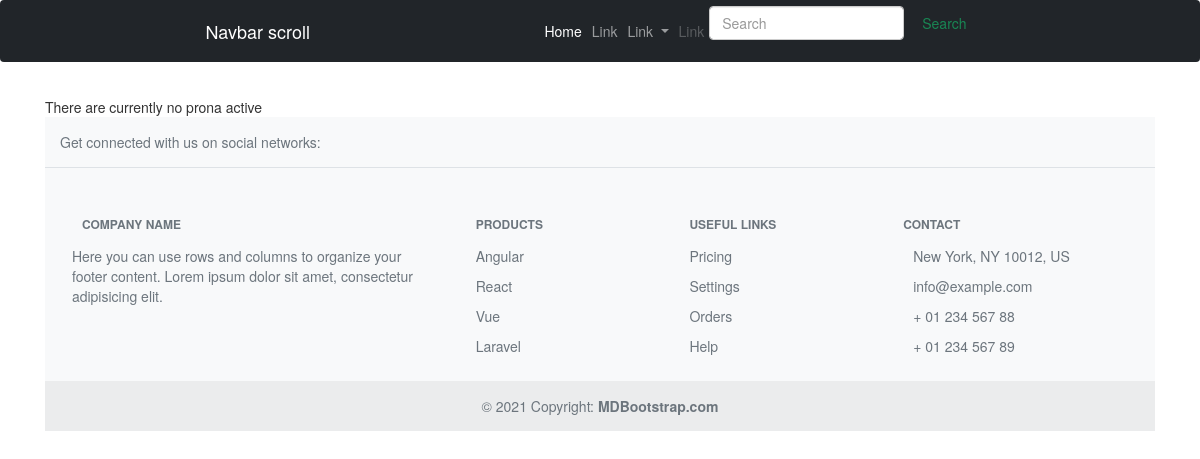
The app's page /, older data.
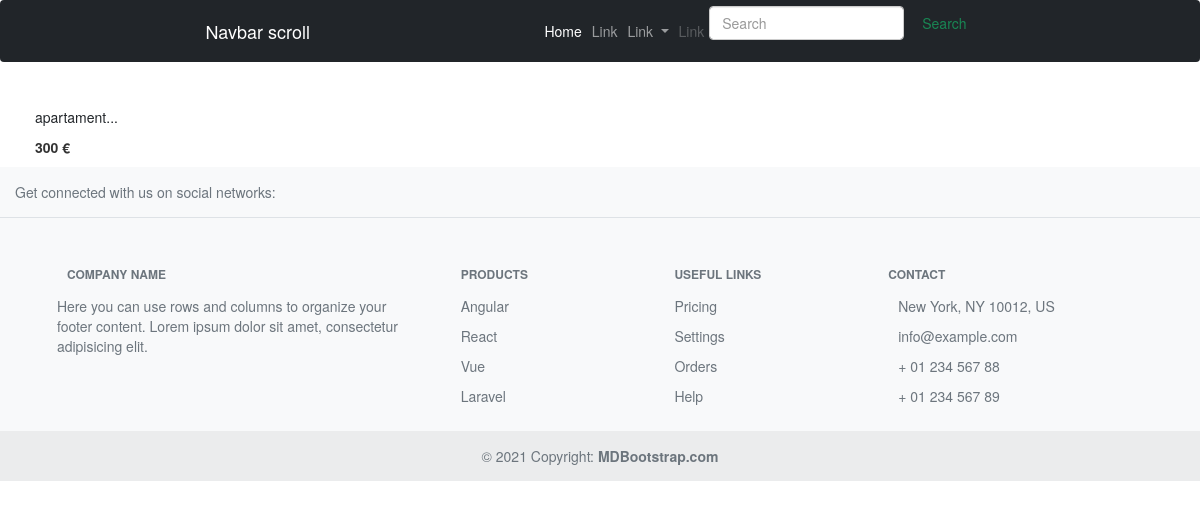
The same page, newer data.
### pronat/models.py (models this page shows, shortened)
class Property(models.Model):
    district_id = models.ForeignKey(District, on_delete=models.CASCADE)
    created_by = models.ForeignKey(User, on_delete=models.CASCADE, related_name='property_creator')
    title = models.CharField(verbose_name="Titulli", help_text="Vendos titullin e njoftimit", max_length=500)
    description = models.CharField(verbose_name="Pershkrimi", help_text="Vendos pershkrimin",max_length=1000)
    address_line = models.CharField(verbose_name="Adresa", help_text="E nevojeshme",max_length=255)
    price = models.IntegerField()
    area = models.IntegerField()
    views = models.IntegerField(default=0)
    documents = models.CharField(verbose_name="Dokumentacioni", help_text="Dokumentat", max_length=255)
    status = models.BooleanField(default=True)
    activity = models.CharField(max_length=20, choices=ACTION_OPTION)
    is_active = models.BooleanField(default=True)
    created_at = models.DateTimeField(auto_now_add=True, editable=False)
    updated_at = models.DateTimeField(auto_now=True)
    class Meta:
        verbose_name = "Prona"
        verbose_name_plural = "Pronat"

### pronat/views.py (the view)
# urls.py: path('', views.properties_all, name="home_page"),
def properties_all(request):
    properties = Property.objects.prefetch_related("property_image").filter(is_active=True)
    return render(request, "home/index.html", {"properties" : properties})

### pronat/context_processors.py (called while the page is built)
def cities(request):
    return{"cities": City.objects.all}

def districts(request):
    return{"districts": District.objects.all}

### templates/home/index.html (shortened to what this page needs)
<!DOCTYPE html>
{% extends '../base.html' %}
{%block content%}
<div class="container pt-4">
    {% if not properties %}
    <div class="col-12">There are currently no prona active</div>
      {% else %}
        <div class="row row-cols-1 row-cols-sm-2 row-cols-md-5 g-3">
          {% for property in properties %}
          <div class="col">
            <div class="card border-0">
              <div class="card-body px-0">
                <p class="card-text">
                  <a class="text-dark text-decoration-none"
                    href="#">{{ property.title|slice:":50" }}...</a>
                </p>
                <div class="fw-bold">{{property.price}} €</div>
              </div>
            </div>
          </div>
          {% endfor %}
        </div>
      </div>
        {% endif %}
    {%endblock %}

### templates/base.html (shortened to what this page needs)
<!DOCTYPE html>
{%load static%}
<head>
    <link href="https://cdn.jsdelivr.net/npm/bootstrap@5.0.0-beta1/dist/css/bootstrap.min.css" rel="stylesheet"
>
    <link rel="stylesheet" href="https://maxcdn.bootstrapcdn.com/bootstrap/3.4.1/css/bootstrap.min.css">
    <link rel="stylesheet" href="{% static 'core/css/base.css' %}">
    <link rel="stylesheet" href="{% block stylesheet %}{% endblock %}">
  </head>
<body>
    <nav class="navbar navbar-expand-lg navbar-dark bg-dark" >
        <div class="container-fluid">
          <a class="navbar-brand" href="#">Navbar scroll</a>
          <div class="collapse navbar-collapse" id="navbarScroll">
            <ul class="navbar-nav me-auto my-2 my-lg-0 navbar-nav-scroll" style="--bs-scroll-height: 100px;">
              <li class="nav-item">
                <a class="nav-link active" aria-current="page" href="#">Home</a>
              </li>
              <li class="nav-item">
                <a class="nav-link" href="#">Link</a>
              </li>
              <li class="nav-item dropdown">
                <a class="nav-link dropdown-toggle" href="#" id="navbarScrollingDropdown" role="button" data-bs-toggle="dropdown" aria-expanded="false">
                  Link
                </a>
              </li>
              <li class="nav-item">
                <a class="nav-link disabled">Link</a>
              </li>
            </ul>
            <form class="d-flex">
              <input class="form-control me-2" type="search" placeholder="Search" aria-label="Search">
              <button class="btn btn-outline-success" type="submit">Search</button>
            </form>
          </div>
        </div>
      </nav>
    {% block content %}
    {%endblock%}
<footer class="text-center text-lg-start bg-light text-muted">
    <section
      class="d-flex justify-content-center justify-content-lg-between p-4 border-bottom"
    >
      <div class="me-5 d-none d-lg-block">
        <span>Get connected with us on social networks:</span>
      </div>
      <div>
      </div>
    </section>
    <section class="">
      <div class="container text-center text-md-start mt-5">
        <div class="row mt-3">
          <div class="col-md-3 col-lg-4 col-xl-3 mx-auto mb-4">
            <h6 class="text-uppercase fw-bold mb-4">
              Company name
            </h6>
            <p>
              Here you can use rows and columns to organize your footer content. Lorem ipsum
              dolor sit amet, consectetur adipisicing elit.
            </p>
          </div>
          <div class="col-md-2 col-lg-2 col-xl-2 mx-auto mb-4">
            <h6 class="text-uppercase fw-bold mb-4">
              Products
            </h6>
            <p>
              <a href="#!" class="text-reset">Angular</a>
            </p>
            <p>
              <a href="#!" class="text-reset">React</a>
            </p>
            <p>
              <a href="#!" class="text-reset">Vue</a>
            </p>
            <p>
              <a href="#!" class="text-reset">Laravel</a>
            </p>
          </div>
          <div class="col-md-3 col-lg-2 col-xl-2 mx-auto mb-4">
            <h6 class="text-uppercase fw-bold mb-4">
              Useful links
            </h6>
            <p>
              <a href="#!" class="text-reset">Pricing</a>
            </p>
            <p>
              <a href="#!" class="text-reset">Settings</a>
            </p>
            <p>
              <a href="#!" class="text-reset">Orders</a>
            </p>
            <p>
              <a href="#!" class="text-reset">Help</a>
            </p>
          </div>
          <div class="col-md-4 col-lg-3 col-xl-3 mx-auto mb-md-0 mb-4">
            <h6 class="text-uppercase fw-bold mb-4">
              Contact
            </h6>
            <p> New York, NY 10012, US</p>
            <p>
              info@example.com
            </p>
            <p> + 01 234 567 88</p>
            <p> + 01 234 567 89</p>
          </div>
        </div>
      </div>
    </section>
    <div class="text-center p-4" style="background-color: rgba(0, 0, 0, 0.05);">
      © 2021 Copyright:
      <a class="text-reset fw-bold" href="https://mdbootstrap.com/">MDBootstrap.com</a>
    </div>
  </footer>
</body>
</html>

Row changes from the older to the newer data that the page shows:
added Property: title "apartament", price "300"
Text that changed along with them:
text no longer shown: "There are currently no prona active"
